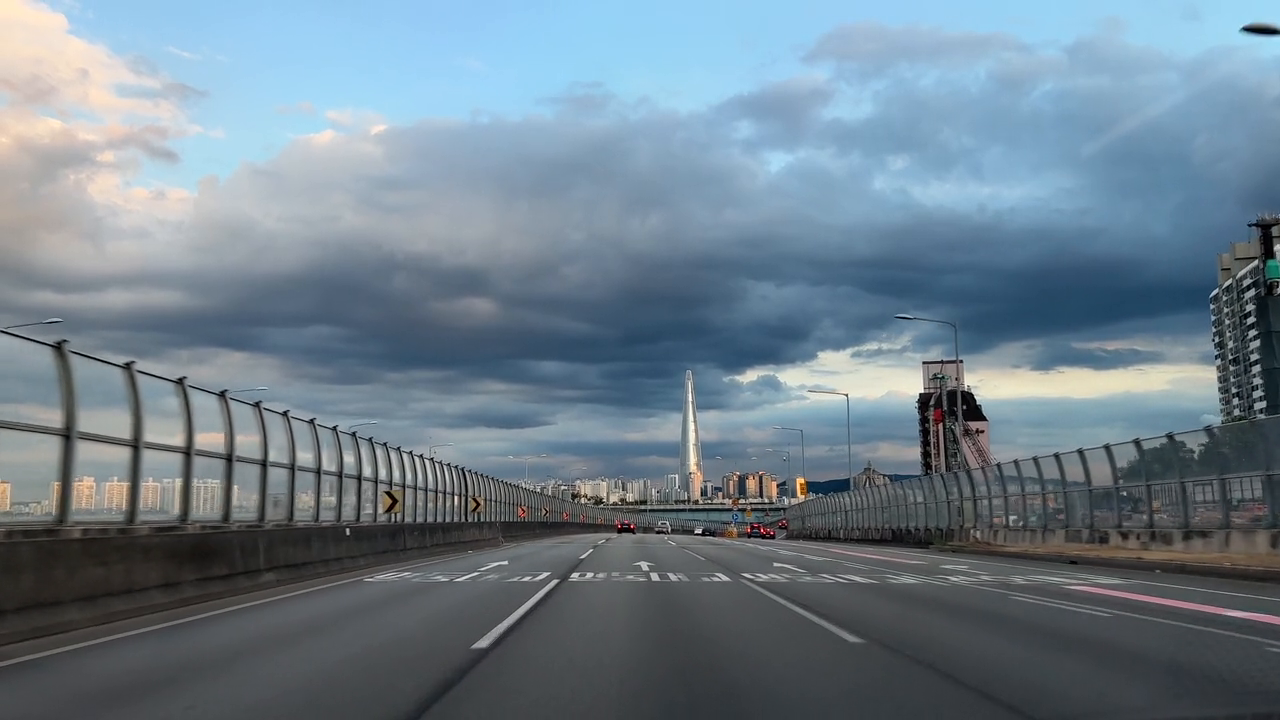
#> input picture frame 45 of Practica2/Videos/motoring.mp4, 1280 x 720 px, given in place of people2.mp4, which was not available
$ jupyter execute FlowFarneback.ipynb   (text cells are left out)
#> lines starting #> are read from the running program, lines starting #| are printed output that depends on the picture; pictures that were not available may be replaced by others from this repository, and a replacement may not be noted
[cell 1]
import cv2 as cv
import numpy as np
import matplotlib.pyplot as plt

[cell 2]
ruta_video = "Videos/people2.mp4"

cap = cv.VideoCapture(ruta_video)

ret1, frame1 = cap.read()
#> frame1 is the input picture: shape (720, 1280, 3); mean B, G, R 139.8, 127.5, 110.5
gray1 = cv.cvtColor(frame1, cv.COLOR_BGR2GRAY)

hsv = np.zeros_like(frame1)
hsv[..., 1] = 255

while True:
    ret, frame2 = cap.read()
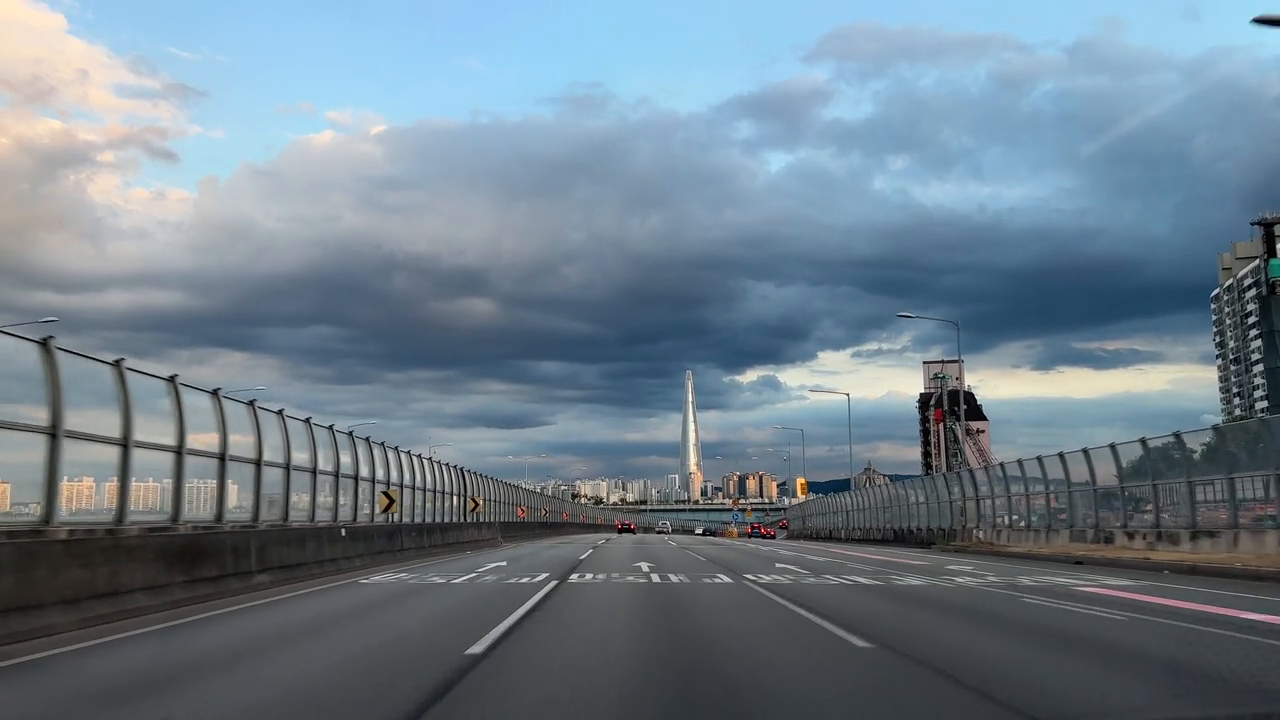
#> input picture frame 46 of Practica2/Videos/motoring.mp4, 1280 x 720 px, given in place of people2.mp4, which was not available
#> frame2 is the input picture: shape (720, 1280, 3); mean B, G, R 139.7, 127.4, 110.4

    if not ret:
        print('No frames grabbed!')
        break

    gray2 = cv.cvtColor(frame2, cv.COLOR_BGR2GRAY)

    farneback = cv.calcOpticalFlowFarneback(gray1, gray2, None, 0.5, 3, 15, 3, 5, 1.2, 0)

    mag, ang = cv.cartToPolar(farneback[..., 0], farneback[..., 1])
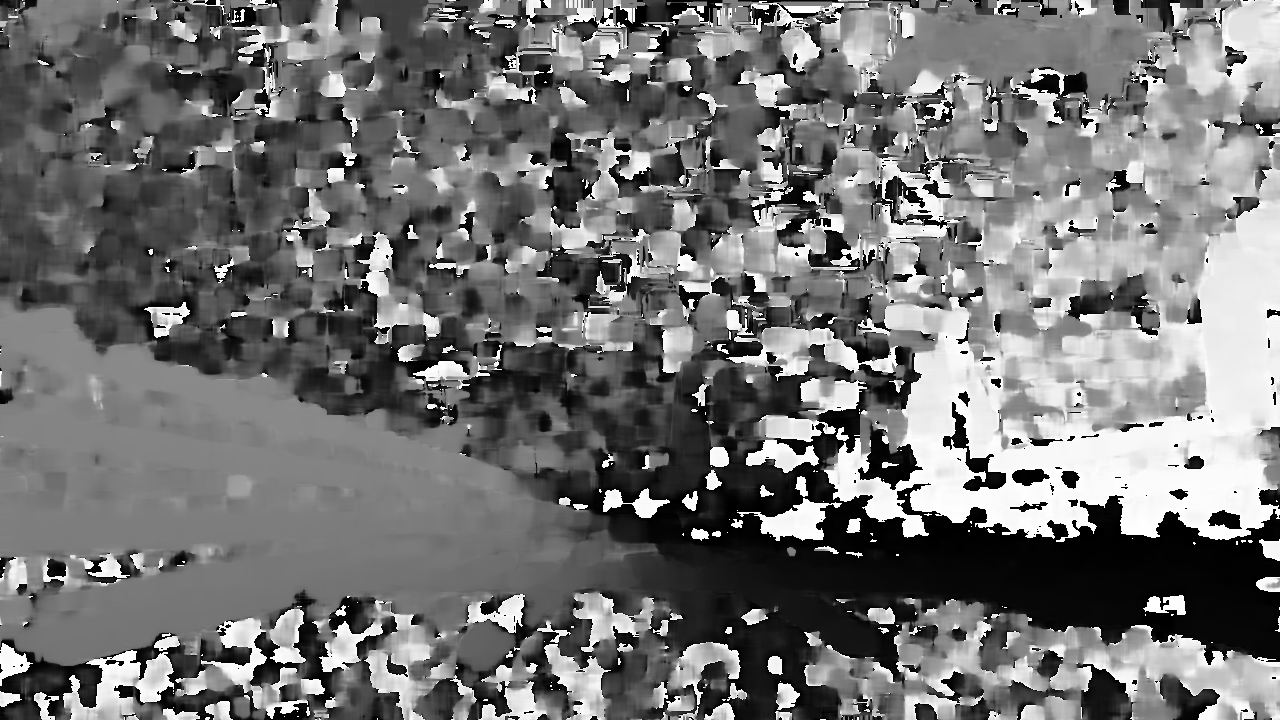
#> ang: shape (720, 1280) float32; min 4.75e-16, max 6.28, mean 2.85; drawn with min black and max white

    hsv[..., 0] = ang * 180 / np.pi / 2
    hsv[..., 2] = cv.normalize(mag, None, 0, 255, cv.NORM_MINMAX)
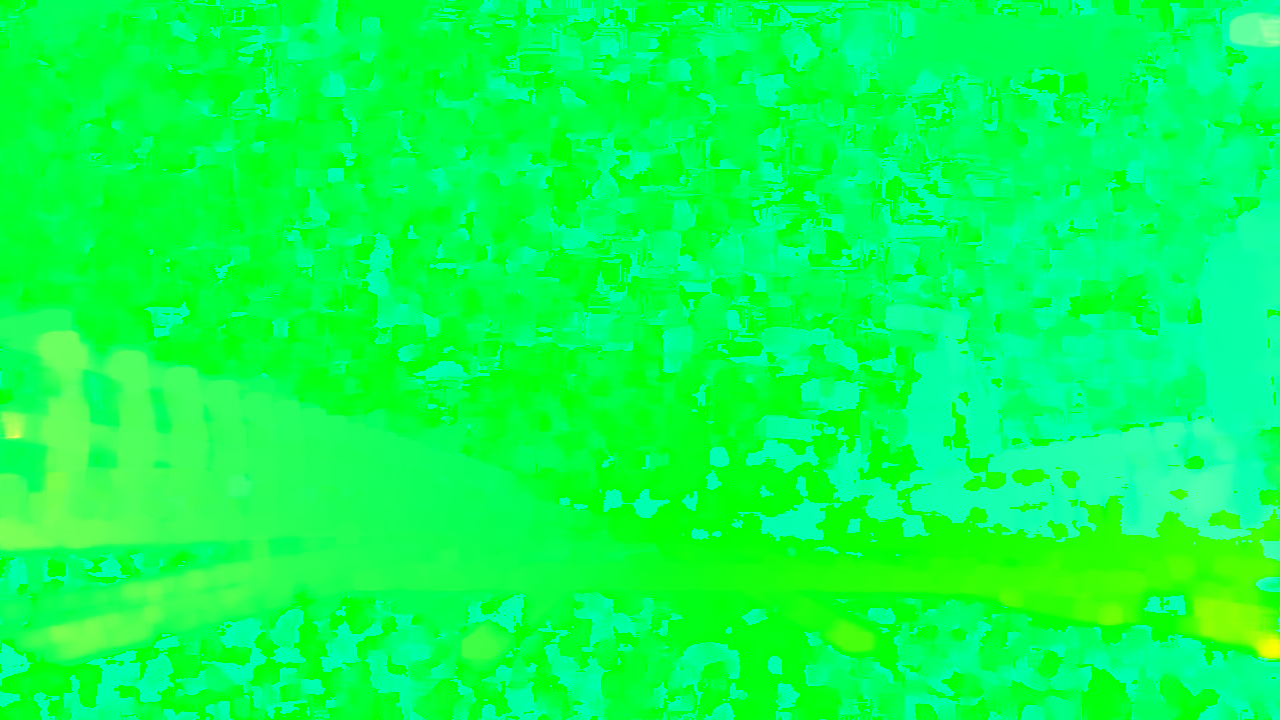
#> hsv: shape (720, 1280, 3); mean of channels 0, 1, 2 81.3, 255, 9.5; drawn as B, G, R

    color = cv.cvtColor(hsv, cv.COLOR_HSV2BGR)
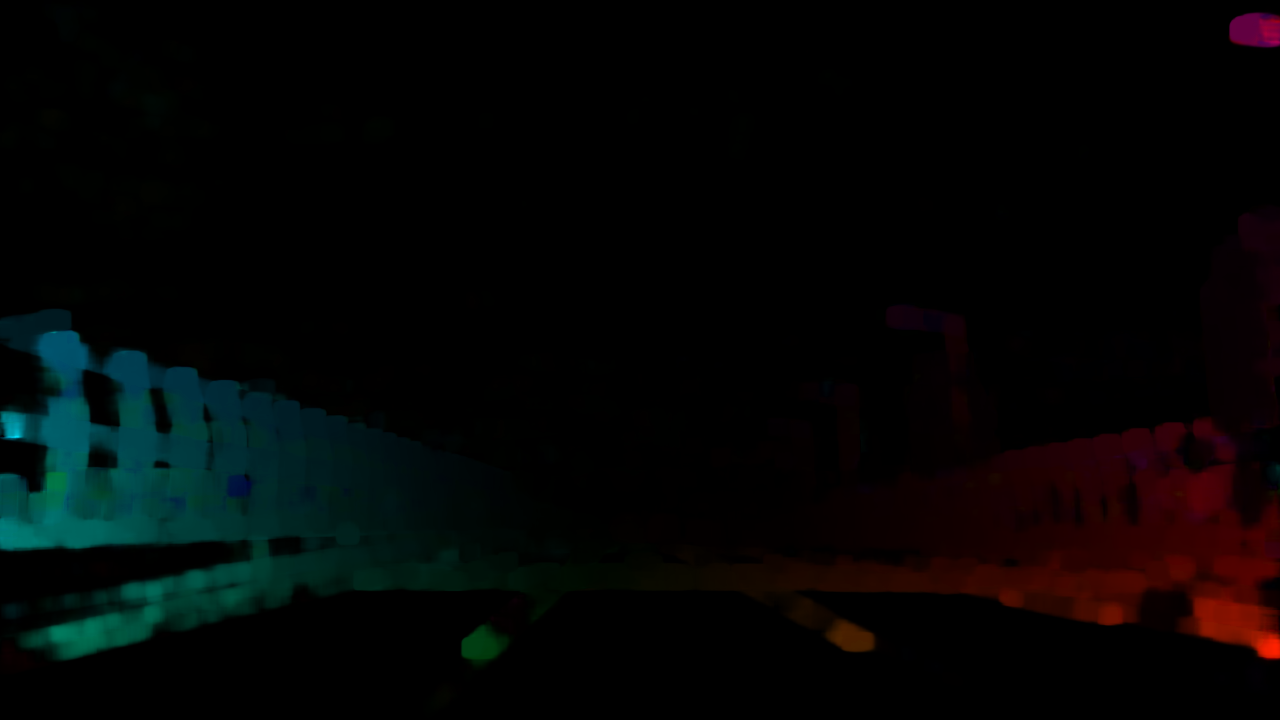
#> color: shape (720, 1280, 3); mean B, G, R 5.2, 5.4, 4.1

    cv.imshow('Farneback Flow', color)

    k = cv.waitKey(30) & 0xff
#> (key Esc is pressed here)
    if k == 27:
        break

    gray1 = gray2

cap.release()
cv.destroyAllWindows()

# Mostrar con matplotlib
plt.figure(figsize=(12,8))
plt.imshow(cv.cvtColor(frame1, cv.COLOR_BGR2RGB))
plt.title("Frame 1")
plt.axis('off')

plt.figure(figsize=(12,8))
plt.imshow(cv.cvtColor(frame2, cv.COLOR_BGR2RGB))
plt.title("Frame 2")
plt.axis('off')

plt.figure(figsize=(12,8))
plt.imshow(cv.cvtColor(color, cv.COLOR_BGR2RGB))
plt.title("Farneback")
plt.axis('off')

$ run again, starting later in the video
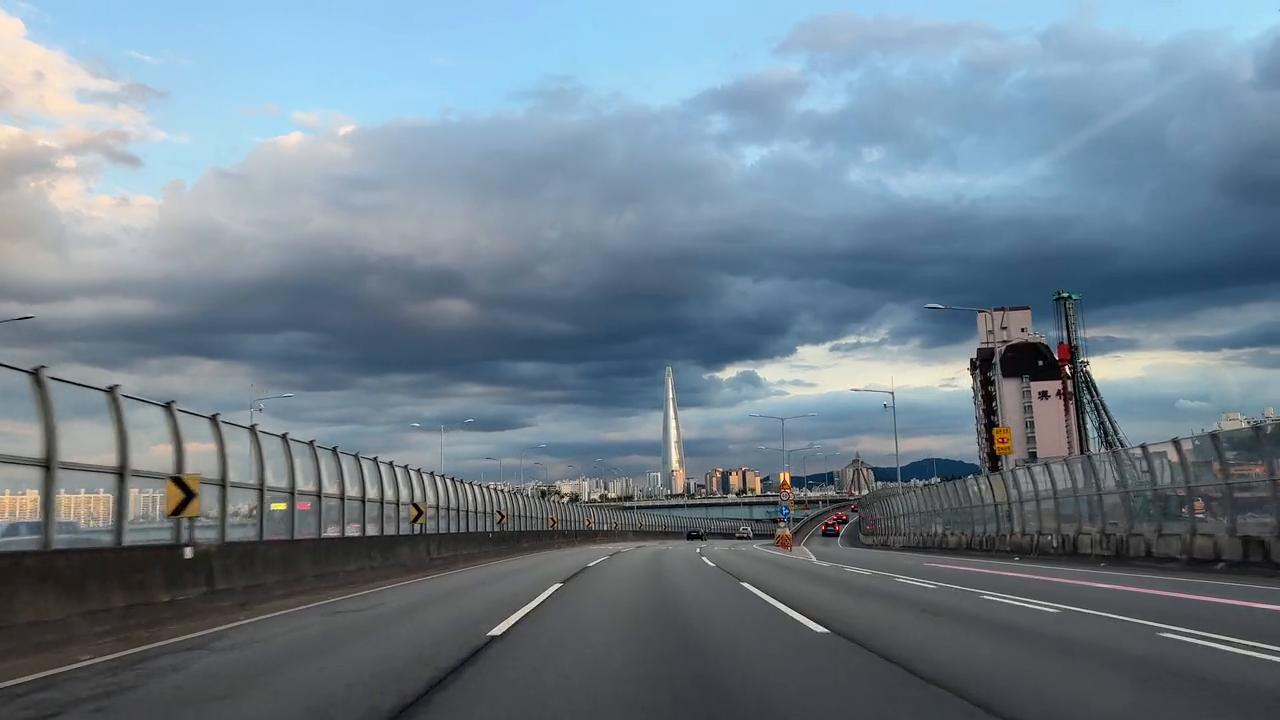
#> input picture frame 204 of Practica2/Videos/motoring.mp4, 1280 x 720 px, given in place of people2.mp4, which was not available
#> frame1 is the input picture: shape (720, 1280, 3); mean B, G, R 140.4, 127.9, 111.3
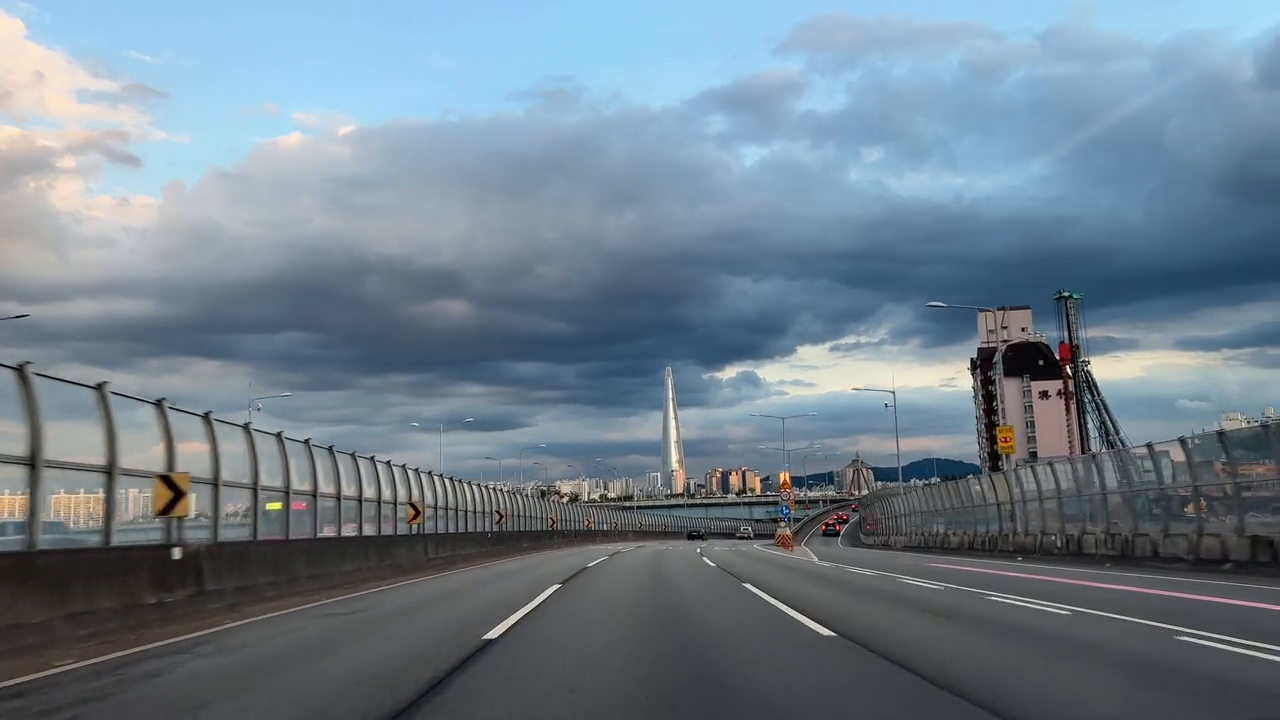
#> input picture frame 205 of Practica2/Videos/motoring.mp4, 1280 x 720 px, given in place of people2.mp4, which was not available
#> frame2 is the input picture: shape (720, 1280, 3); mean B, G, R 140.6, 127.9, 111.5
#> `color = cv.cvtColor(hsv, cv.COLOR_HSV2BGR)`:
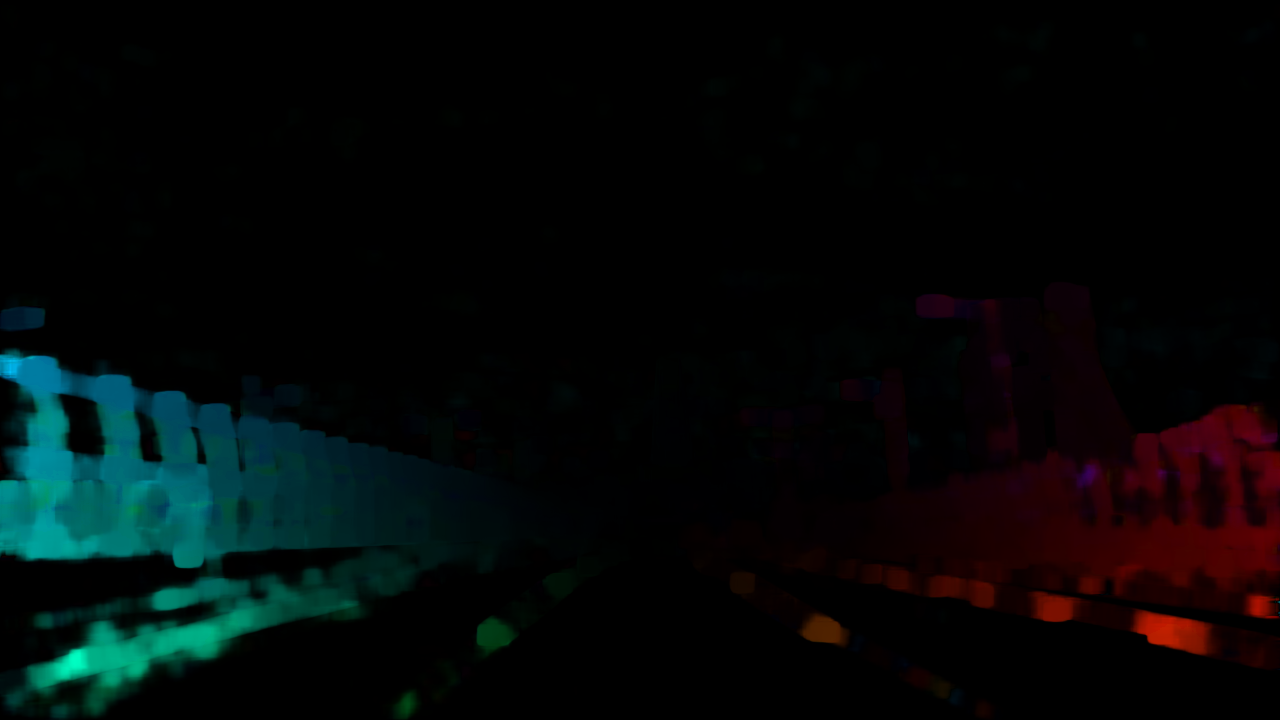
#> color: shape (720, 1280, 3); mean B, G, R 8.2, 8.2, 4

$ run again, starting later in the video
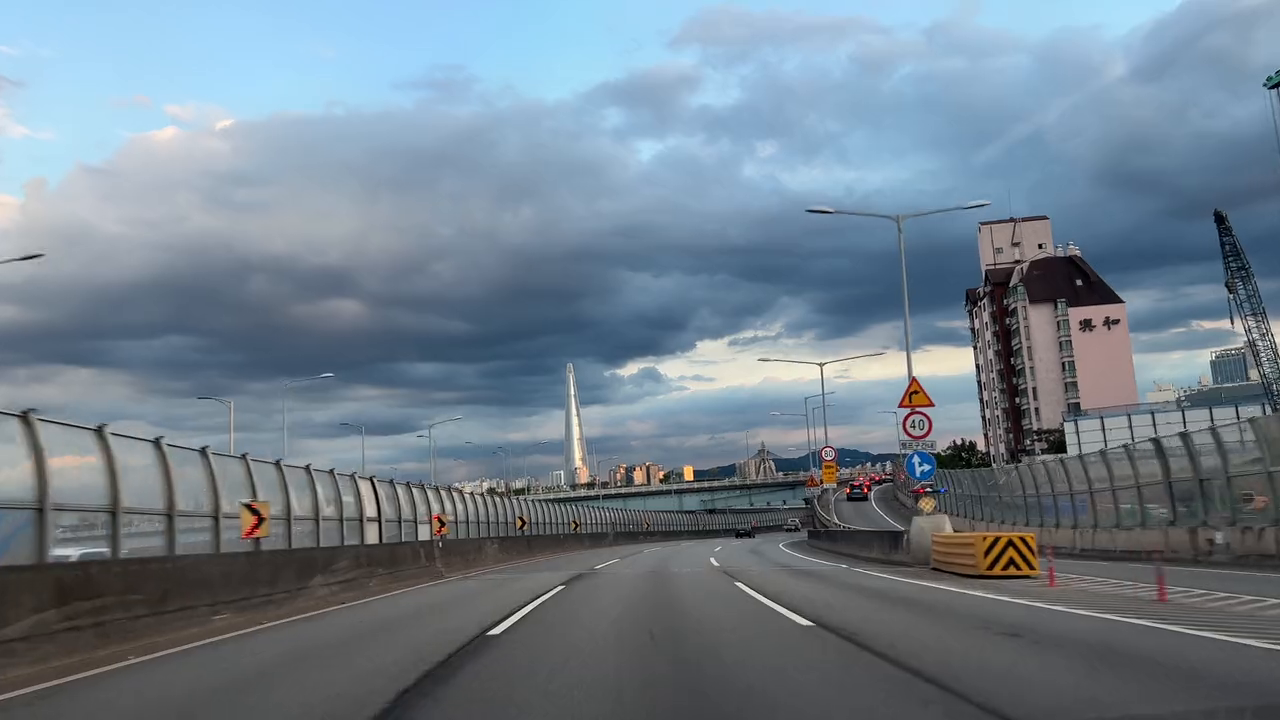
#> input picture frame 364 of Practica2/Videos/motoring.mp4, 1280 x 720 px, given in place of people2.mp4, which was not available
#> frame1 is the input picture: shape (720, 1280, 3); mean B, G, R 141.4, 128.6, 113.7
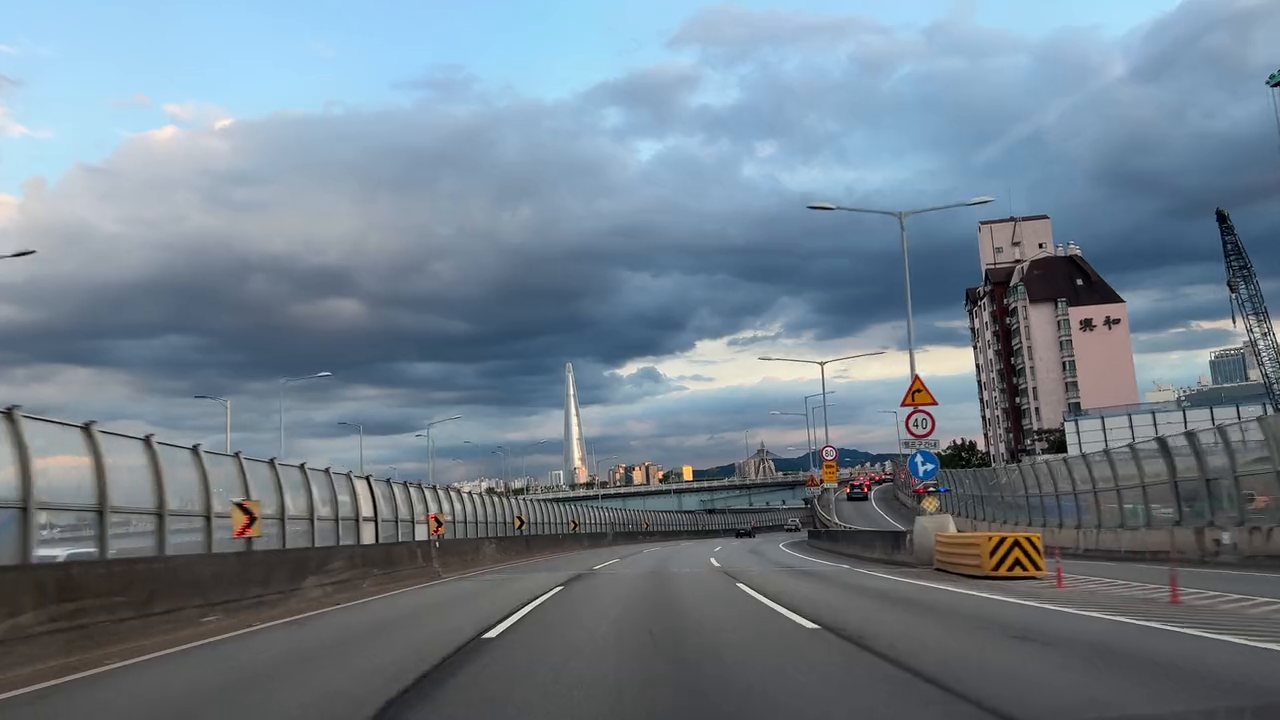
#> input picture frame 365 of Practica2/Videos/motoring.mp4, 1280 x 720 px, given in place of people2.mp4, which was not available
#> frame2 is the input picture: shape (720, 1280, 3); mean B, G, R 141.5, 128.7, 113.8
#> `color = cv.cvtColor(hsv, cv.COLOR_HSV2BGR)`:
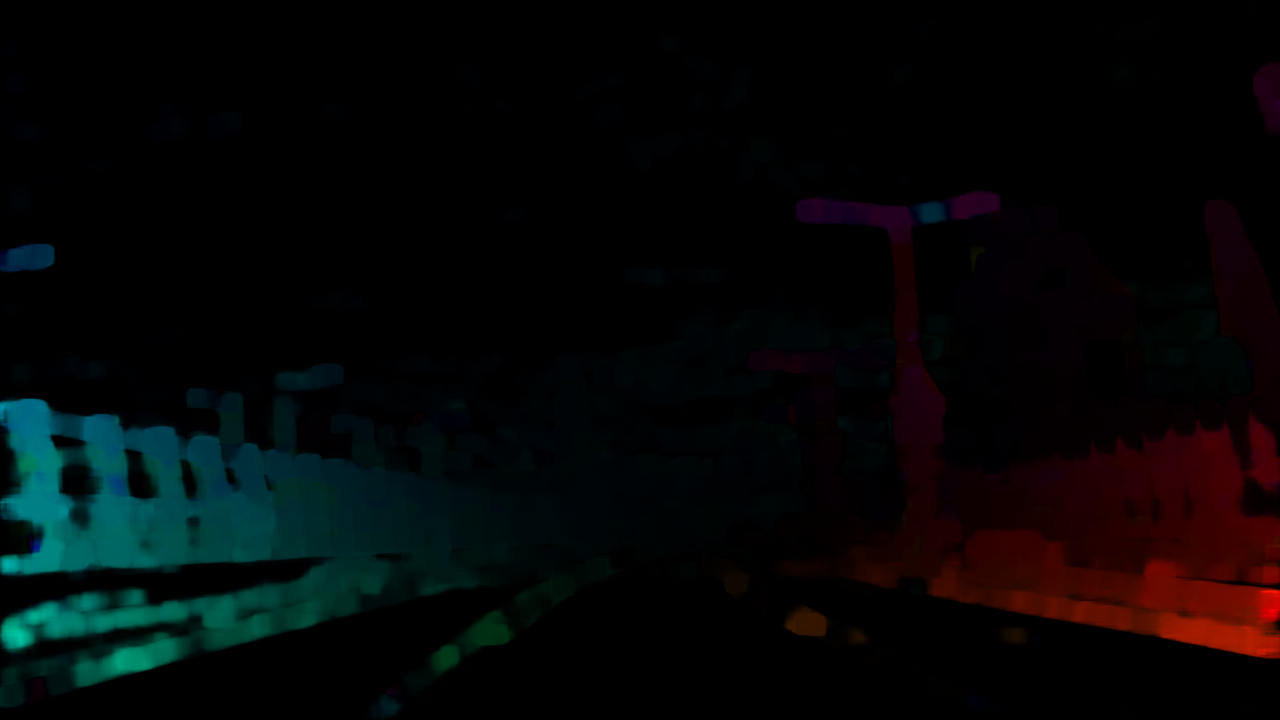
#> color: shape (720, 1280, 3); mean B, G, R 6.9, 6.7, 5
